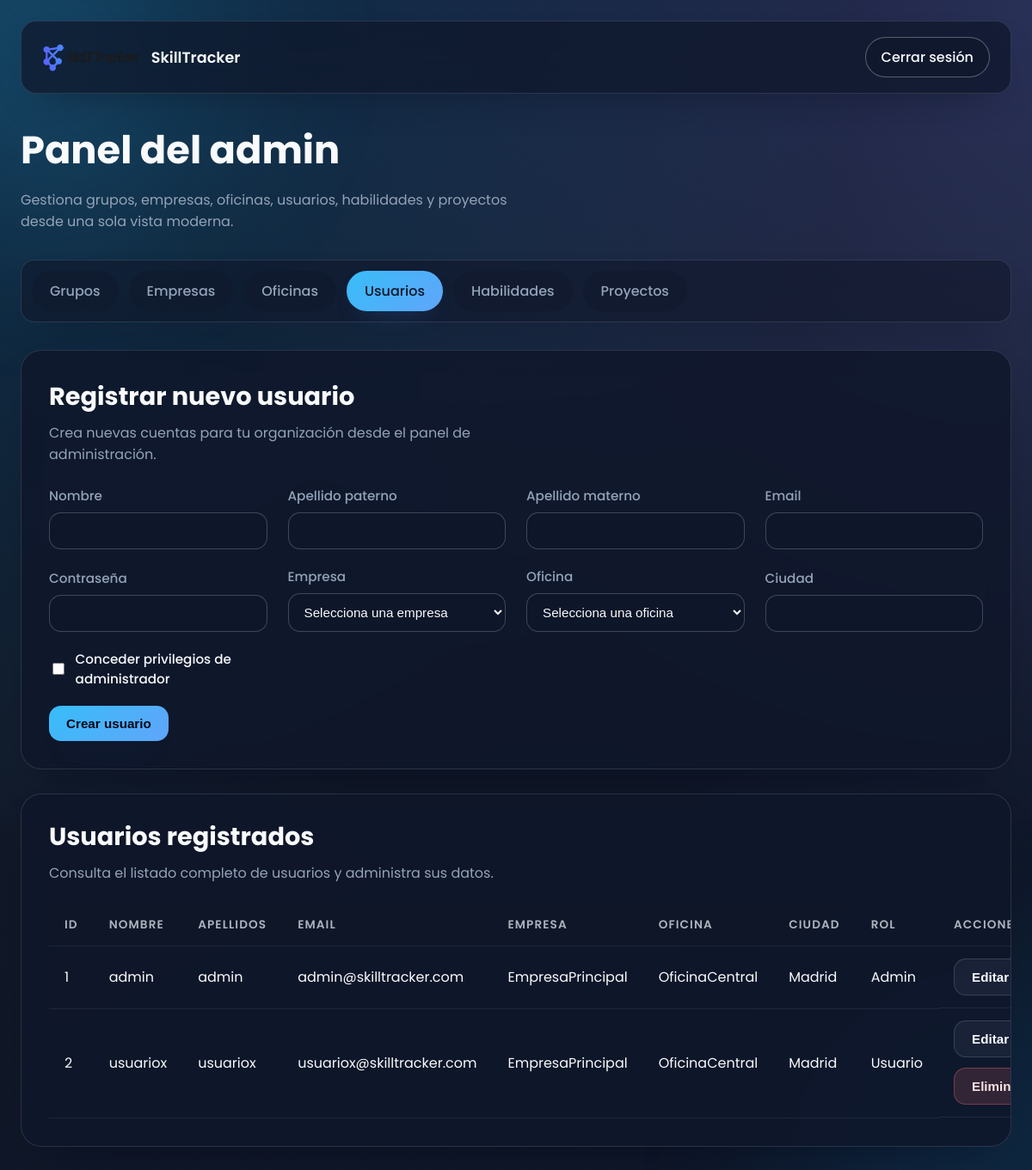
Page /dashboard_admin.php?tab=usuarios (signed in) on the committed database.
### tables this page shows
CREATE TABLE usuarios (
  id INT AUTO_INCREMENT PRIMARY KEY,
  nombre VARCHAR(100) NOT NULL,
  apellido_paterno VARCHAR(100) NOT NULL,
  apellido_materno VARCHAR(100),
  email VARCHAR(255) NOT NULL UNIQUE,
  password_hash VARCHAR(255) NOT NULL,
  oficina_id INT NOT NULL,
  empresa_id INT NOT NULL,
  ciudad VARCHAR(255) NOT NULL,
  es_admin BOOLEAN NOT NULL DEFAULT 0,
  FOREIGN KEY (oficina_id) REFERENCES oficinas(id) ON DELETE RESTRICT ON UPDATE CASCADE,
  FOREIGN KEY (empresa_id) REFERENCES empresas(id) ON DELETE RESTRICT ON UPDATE CASCADE
);

CREATE TABLE empresas (
  id INT AUTO_INCREMENT PRIMARY KEY,
  nombre VARCHAR(255) NOT NULL UNIQUE,
  grupo_id INT DEFAULT NULL,
  FOREIGN KEY (grupo_id) REFERENCES grupos(id) ON DELETE SET NULL ON UPDATE CASCADE
);

CREATE TABLE oficinas (
  id INT AUTO_INCREMENT PRIMARY KEY,
  nombre VARCHAR(255) NOT NULL,
  empresa_id INT NOT NULL,
  ciudad VARCHAR(255) NOT NULL,
  UNIQUE(nombre, ciudad),
  FOREIGN KEY (empresa_id) REFERENCES empresas(id) ON DELETE RESTRICT ON UPDATE CASCADE
);

### Web/dashboard_admin.php (the view, shortened to what this page needs)
<?php
require_once 'db.php';
$grupos = $pdo->query(
  "SELECT g.*, GROUP_CONCAT(e.nombre ORDER BY e.id ASC SEPARATOR ', ') AS empresas
   FROM grupos g
   LEFT JOIN empresas e ON e.grupo_id = g.id
   GROUP BY g.id
   ORDER BY g.id ASC"
)->fetchAll();
$usuarios = $pdo->query("
  SELECT u.*, e.nombre AS empresa, o.nombre AS oficina, o.ciudad AS oficina_ciudad
  FROM usuarios u
  JOIN empresas e ON u.empresa_id = e.id
  JOIN oficinas o ON u.oficina_id = o.id
ORDER BY id ASC")->fetchAll();
$tab = $_GET['tab'] ?? 'empresas';
?>
<!DOCTYPE html>
<html lang="es">
<head>
  <link rel="stylesheet" href="/css/dashboard.css">
</head>
<body class="dashboard-body">
  <div class="top-bar">
    <div class="top-bar-brand">
      <img src="/images/SkillTrackerLogo.png" alt="Logo SkillTracker">
      <span>SkillTracker</span>
    </div>
    <a href="logout.php" class="logout-button">Cerrar sesión</a>
  </div>
  <main class="main-content">
    <header class="page-header">
      <h1>Panel del admin</h1>
      <p>Gestiona grupos, empresas, oficinas, usuarios, habilidades y proyectos desde una sola vista moderna.</p>
    </header>
    <nav class="tabs" aria-label="Secciones del panel">
      <a href="?tab=grupos" class="tab-link <?= $tab === 'grupos' ? 'active' : '' ?>">Grupos</a>
      <a href="?tab=empresas" class="tab-link <?= $tab === 'empresas' ? 'active' : '' ?>">Empresas</a>
      <a href="?tab=oficinas" class="tab-link <?= $tab === 'oficinas' ? 'active' : '' ?>">Oficinas</a>
      <a href="?tab=usuarios" class="tab-link <?= $tab === 'usuarios' ? 'active' : '' ?>">Usuarios</a>
      <a href="?tab=habilidades" class="tab-link <?= $tab === 'habilidades' ? 'active' : '' ?>">Habilidades</a>
      <a href="?tab=proyectos" class="tab-link <?= $tab === 'proyectos' ? 'active' : '' ?>">Proyectos</a>
    </nav>
    <div class="tab-content">
      <?php if ($tab === 'grupos'): ?>
        <section class="panel-section">
          <div class="card form-card">
            <div class="section-heading">
              <h2>Crear nuevo grupo</h2>
              <p>Organiza tus empresas por grupo para facilitar la administración.</p>
            </div>
            <form action="grupos.php" method="POST" class="form-grid">
              <div class="form-field full-width">
                <label for="nombre_grupo">Nombre del grupo</label>
                <input type="text" id="nombre_grupo" name="nombre_grupo" required placeholder="Ej. División Norte">
              </div>
              <button type="submit" class="primary-button">Crear grupo</button>
            </form>
          </div>
        </section>
        <section class="panel-section">
          <div class="card table-card">
            <div class="section-heading">
              <h2>Grupos registrados</h2>
              <p>Consulta y administra los grupos existentes.</p>
            </div>
            <div class="table-wrapper">
              <table class="data-table">
                <thead>
                  <tr><th>ID</th><th>Nombre</th><th>Empresas</th><th>Modificar</th><th>Eliminar</th></tr>
                </thead>
                <tbody>
                  <?php foreach ($grupos as $g): ?>
                    <tr>
                      <td><?= htmlspecialchars($g['id']) ?></td>
                      <td><?= htmlspecialchars($g['nombre']) ?></td>
                      <td><?= htmlspecialchars($g['empresas']) ?></td>
                      <td>
                        <form method="GET" action="dashboard_admin.php" class="inline-form">
                          <input type="hidden" name="tab" value="grupos">
                          <input type="hidden" name="edit_grupo_id" value="<?= $g['id'] ?>">
                          <button type="submit" class="ghost-button">Modificar</button>
                        </form>
                      </td>
                      <td>
                        <form action="grupos.php" method="POST" class="inline-form" onsubmit="return confirm('¿Borrar grupo?');">
                          <input type="hidden" name="eliminar_grupo_id" value="<?= $g['id'] ?>">
                          <button type="submit" class="danger-button">Eliminar</button>
                        </form>
                      </td>
                    </tr>
                  <?php endforeach; ?>
                </tbody>
              </table>
            </div>
          </div>
        </section>
        <?php if (isset($_GET['edit_grupo_id'])):
              $stmt = $pdo->prepare("SELECT * FROM grupos WHERE id = ?");
              $stmt->execute([(int)$_GET['edit_grupo_id']]);
              $grupoEditar = $stmt->fetch();
              if ($grupoEditar): ?>
          <section class="panel-section">
            <div class="card form-card">
              <div class="section-heading">
                <h3>Editar grupo</h3>
                <p>Actualiza el nombre del grupo seleccionado.</p>
              </div>
              <form action="grupos.php" method="POST" class="form-grid">
                <input type="hidden" name="editar_grupo_id" value="<?= $grupoEditar['id'] ?>">
                <div class="form-field full-width">
                  <label for="nuevo_nombre">Nombre</label>
                  <input type="text" id="nuevo_nombre" name="nuevo_nombre" required value="<?= htmlspecialchars($grupoEditar['nombre']) ?>">
                </div>
                <div class="form-actions">
                  <button type="submit" class="primary-button">Guardar cambios</button>
                  <a href="dashboard_admin.php?tab=grupos" class="ghost-link">Cancelar</a>
                </div>
              </form>
            </div>
          </section>
        <?php endif; endif; ?>
      <?php elseif ($tab === 'usuarios'): ?>
        <section class="panel-section">
          <div class="card form-card">
            <div class="section-heading">
              <h2>Registrar nuevo usuario</h2>
              <p>Crea nuevas cuentas para tu organización desde el panel de administración.</p>
            </div>
            <form action="usuarios.php" method="POST" class="form-grid">
              <div class="form-field">
                <label for="nombre_usuario">Nombre</label>
                <input type="text" id="nombre_usuario" name="nombre" required>
              </div>
              <div class="form-field">
                <label for="apellido_paterno">Apellido paterno</label>
                <input type="text" id="apellido_paterno" name="apellido_paterno" required>
              </div>
              <div class="form-field">
                <label for="apellido_materno">Apellido materno</label>
                <input type="text" id="apellido_materno" name="apellido_materno">
              </div>
              <div class="form-field">
                <label for="email_usuario">Email</label>
                <input type="email" id="email_usuario" name="email" required>
              </div>
              <div class="form-field">
                <label for="password_usuario">Contraseña</label>
                <input type="password" id="password_usuario" name="password" required>
              </div>
              <div class="form-field">
                <label for="empresa_usuario">Empresa</label>
                <select name="empresa_id" id="empresa_usuario" required>
                  <option value="" disabled selected>Selecciona una empresa</option>
                </select>
              </div>
              <div class="form-field">
                <label for="oficina_usuario">Oficina</label>
                <select name="oficina_id" id="oficina_usuario" required>
                  <option value="" disabled selected>Selecciona una oficina</option>
                </select>
              </div>
              <div class="form-field">
                <label for="ciudad_usuario">Ciudad</label>
                <input type="text" id="ciudad_usuario" name="ciudad" required>
              </div>
              <div class="form-field">
                <label class="checkbox-inline">
                  <input type="checkbox" name="es_admin">
                  <span>Conceder privilegios de administrador</span>
                </label>
              </div>
              <div class="form-actions">
                <button type="submit" class="primary-button">Crear usuario</button>
              </div>
            </form>
          </div>
        </section>
        <section class="panel-section">
          <div class="card table-card">
            <div class="section-heading">
              <h2>Usuarios registrados</h2>
              <p>Consulta el listado completo de usuarios y administra sus datos.</p>
            </div>
            <div class="table-wrapper">
              <table class="data-table">
                <thead>
                  <tr>
                    <th>ID</th><th>Nombre</th><th>Apellidos</th><th>Email</th><th>Empresa</th><th>Oficina</th><th>Ciudad</th><th>Rol</th><th>Acciones</th>
                  </tr>
                </thead>
                <tbody>
                  <?php foreach ($usuarios as $u): ?>
                    <tr>
                      <td><?= htmlspecialchars($u['id']) ?></td>
                      <td><?= htmlspecialchars($u['nombre']) ?></td>
                      <td><?= htmlspecialchars(trim($u['apellido_paterno'] . ' ' . $u['apellido_materno'])) ?></td>
                      <td><?= htmlspecialchars($u['email']) ?></td>
                      <td><?= htmlspecialchars($u['empresa']) ?></td>
                      <td><?= htmlspecialchars($u['oficina']) ?></td>
                      <td><?= htmlspecialchars($u['ciudad']) ?></td>
                      <td><?= $u['es_admin'] ? 'Admin' : 'Usuario' ?></td>
                      <td class="table-actions">
                        <form method="GET" action="dashboard_admin.php" class="inline-form">
                          <button type="submit" class="ghost-button">Editar</button>
                        </form>
                        <?php if (!$u['es_admin']): ?>
                          <form action="usuarios.php" method="POST" class="inline-form" onsubmit="return confirm('¿Borrar usuario?');">
                            <button type="submit" class="danger-button">Eliminar</button>
                          </form>
                        <?php endif; ?>
                      </td>
                    </tr>
                  <?php endforeach; ?>
                </tbody>
              </table>
            </div>
          </div>
        </section>
      <?php elseif ($tab === 'proyectos'): ?>
        <?php if (isset($_GET['edit_proyecto_id'])):
              $stmt = $pdo->prepare("SELECT * FROM proyectos WHERE id = ?");
              $stmt->execute([(int)$_GET['edit_proyecto_id']]);
              $proyectoEditar = $stmt->fetch();
              if ($proyectoEditar):
                $stmtParticipantes = $pdo->prepare("SELECT usuario_id FROM proyecto_usuario WHERE proyecto_id = ?");
                $stmtParticipantes->execute([$proyectoEditar['id']]);
                $participantesSeleccionados = array_column($stmtParticipantes->fetchAll(), 'usuario_id');
        ?>
          <section class="panel-section">
            <div class="card form-card">
              <div class="section-heading">
                <h3>Editar proyecto</h3>
                <p>Actualiza la información y los participantes del proyecto.</p>
              </div>
              <form action="crear_proyecto.php" method="POST" class="form-grid">
                <input type="hidden" name="actualizar_proyecto_id" value="<?= $proyectoEditar['id'] ?>">
                <div class="form-field full-width">
                  <label for="nombre_proyecto_edit">Nombre</label>
                  <input type="text" id="nombre_proyecto_edit" name="nombre_proyecto" required value="<?= htmlspecialchars($proyectoEditar['nombre']) ?>">
                </div>
                <div class="form-field full-width">
                  <label for="descripcion_proyecto_edit">Descripción</label>
                  <textarea id="descripcion_proyecto_edit" name="descripcion" rows="3"><?= htmlspecialchars($proyectoEditar['descripcion']) ?></textarea>
                </div>
                <div class="form-field">
                  <label for="estado_proyecto_edit">Estado</label>
                  <select id="estado_proyecto_edit" name="estado">
                    <option value="No iniciado" <?= $proyectoEditar['estado']==='No iniciado' ? 'selected' : '' ?>>No iniciado</option>
                    <option value="En progreso" <?= $proyectoEditar['estado']==='En progreso' ? 'selected' : '' ?>>En progreso</option>
                    <option value="Completado" <?= $proyectoEditar['estado']==='Completado' ? 'selected' : '' ?>>Completado</option>
                  </select>
                </div>
                <div class="form-field full-width">
                  <label for="participantes_edit">Participantes</label>
                  <select id="participantes_edit" name="usuarios_seleccionados[]" multiple size="5">
                    <?php foreach ($usuarios as $u): ?>
                      <option value="<?= $u['id'] ?>" <?= in_array($u['id'], $participantesSeleccionados) ? 'selected' : '' ?>><?= htmlspecialchars($u['nombre'] . ' ' . $u['apellido_paterno']) ?> - <?= htmlspecialchars($u['empresa']) ?></option>
                    <?php endforeach; ?>
                  </select>
                </div>
                <div class="form-actions">
                  <button type="submit" class="primary-button">Guardar cambios</button>
                  <a href="dashboard_admin.php?tab=proyectos" class="ghost-link">Cancelar</a>
                </div>
              </form>
            </div>
          </section>
        <?php endif; endif; endif; ?>
    </div>
  </main>
</body>
</html>

### rows in the picture
usuarios: id "1", nombre "admin", apellido_paterno "admin", email "admin@skilltracker.com", empresa.nombre "EmpresaPrincipal", oficina.nombre "OficinaCentral", ciudad "Madrid", es_admin "Admin"
usuarios: id "2", nombre "usuariox", apellido_paterno "usuariox", email "usuariox@skilltracker.com", empresa.nombre "EmpresaPrincipal", oficina.nombre "OficinaCentral", ciudad "Madrid", es_admin "Usuario"
